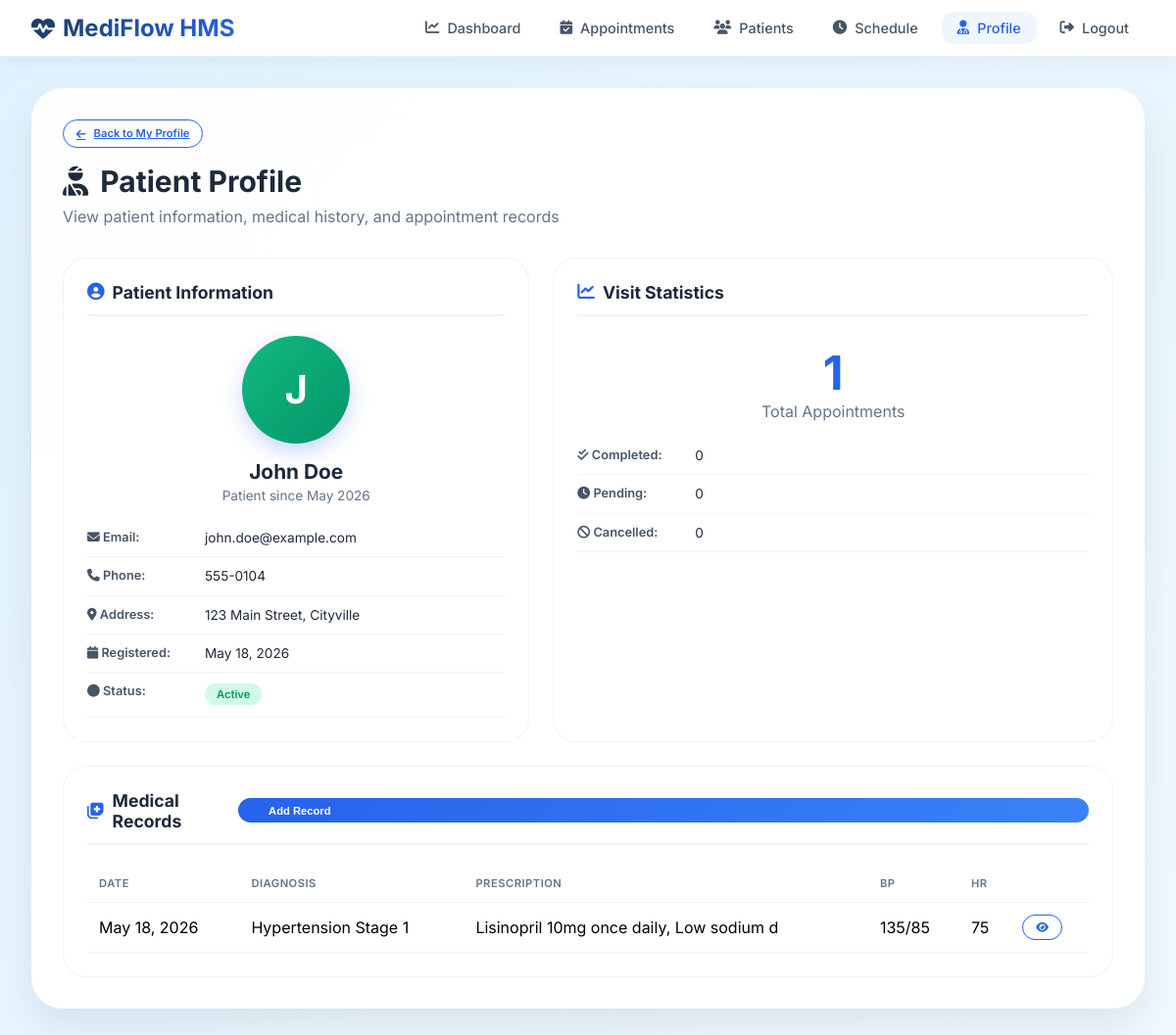
Page /doctor/profile.php?patient_id=6 (signed in) on the committed database.
### tables this page shows
CREATE TABLE users (
    id INT PRIMARY KEY AUTO_INCREMENT,
    username VARCHAR(50) UNIQUE NOT NULL,
    email VARCHAR(100) UNIQUE NOT NULL,
    password VARCHAR(255) NOT NULL,
    full_name VARCHAR(100) NOT NULL,
    phone VARCHAR(20),
    address TEXT,
    role ENUM('patient', 'doctor', 'admin') DEFAULT 'patient',
    is_active BOOLEAN DEFAULT TRUE,
    created_at TIMESTAMP DEFAULT CURRENT_TIMESTAMP,
    last_login TIMESTAMP NULL,
    reset_token VARCHAR(255) NULL,
    reset_token_expiry DATETIME NULL,
    email_verified BOOLEAN DEFAULT FALSE
);

CREATE TABLE appointments (
    id INT PRIMARY KEY AUTO_INCREMENT,
    patient_id INT,
    doctor_id INT,
    appointment_date DATE NOT NULL,
    appointment_time TIME NOT NULL,
    status ENUM('pending', 'confirmed', 'completed', 'cancelled') DEFAULT 'pending',
    symptoms TEXT,
    notes TEXT,
    created_at TIMESTAMP DEFAULT CURRENT_TIMESTAMP,
    updated_at TIMESTAMP DEFAULT CURRENT_TIMESTAMP ON UPDATE CURRENT_TIMESTAMP,
    FOREIGN KEY (patient_id) REFERENCES users(id) ON DELETE CASCADE,
    FOREIGN KEY (doctor_id) REFERENCES doctors(id) ON DELETE CASCADE,
    UNIQUE KEY unique_appointment (doctor_id, appointment_date, appointment_time)
);

CREATE TABLE medical_records (
    id INT PRIMARY KEY AUTO_INCREMENT,
    patient_id INT,
    doctor_id INT,
    diagnosis TEXT,
    prescription TEXT,
    blood_pressure VARCHAR(20),
    heart_rate INT,
    temperature DECIMAL(4,1),
    weight DECIMAL(5,2),
    allergies TEXT,
    notes TEXT,
    record_date DATE,
    created_at TIMESTAMP DEFAULT CURRENT_TIMESTAMP,
    FOREIGN KEY (patient_id) REFERENCES users(id) ON DELETE CASCADE,
    FOREIGN KEY (doctor_id) REFERENCES users(id) ON DELETE SET NULL
);

### includes/SessionManager.php (called while the page is built, shortened)
<?php
class SessionManager {
    public static function getUserId() {
        return $_SESSION['user_id'] ?? null;
    }
}
?>

### doctor/profile.php (the view, shortened to what this page needs)
<?php
require_once '../includes/SessionManager.php';
$database = new Database();
$db = $database->getConnection();
$user_id = SessionManager::getUserId();
$doctorQuery = "SELECT d.*, u.username, u.email, u.full_name, u.phone, u.address,
                u.created_at as registered_date, u.last_login, u.is_active
                FROM doctors d
                JOIN users u ON d.user_id = u.id
                WHERE d.user_id = :user_id";
$stmt = $db->prepare($doctorQuery);
$stmt->bindParam(':user_id', $user_id);
$stmt->execute();
$doctor = $stmt->fetch(PDO::FETCH_ASSOC);
$view_patient_id = isset($_GET['patient_id']) ? (int)$_GET['patient_id'] : null;
$view_patient = null;
$patient_appointments = [];
$patient_medical_records = [];
if ($view_patient_id) {
    $patientQuery = "SELECT * FROM users WHERE id = :patient_id AND role = 'patient'";
    $patientStmt = $db->prepare($patientQuery);
    $patientStmt->bindParam(':patient_id', $view_patient_id);
    $patientStmt->execute();
    $view_patient = $patientStmt->fetch(PDO::FETCH_ASSOC);
    if ($view_patient) {
        $appointmentsQuery = "SELECT a.*, d.specialization
                             FROM appointments a
                             JOIN doctors d ON a.doctor_id = d.id
                             WHERE a.patient_id = :patient_id AND a.doctor_id = :doctor_id
                             ORDER BY a.appointment_date DESC, a.appointment_time DESC";
        $appointmentsStmt = $db->prepare($appointmentsQuery);
        $appointmentsStmt->bindParam(':patient_id', $view_patient_id);
        $appointmentsStmt->bindParam(':doctor_id', $doctor['id']);
        $appointmentsStmt->execute();
        $patient_appointments = $appointmentsStmt->fetchAll(PDO::FETCH_ASSOC);
        $recordsQuery = "SELECT * FROM medical_records
                        WHERE patient_id = :patient_id AND doctor_id = :doctor_id
                        ORDER BY record_date DESC, created_at DESC";
        $recordsStmt = $db->prepare($recordsQuery);
        $recordsStmt->bindParam(':patient_id', $view_patient_id);
        $recordsStmt->bindParam(':doctor_id', $user_id);
        $recordsStmt->execute();
        $patient_medical_records = $recordsStmt->fetchAll(PDO::FETCH_ASSOC);
    }
}
?>
<!DOCTYPE html>
<html lang="en">
<head>
    <link rel="stylesheet" href="https://cdnjs.cloudflare.com/ajax/libs/font-awesome/6.4.0/css/all.min.css">
</head>
<body>
    <nav class="navbar">
        <div class="navbar-container">
            <a href="dashboard.php" class="logo">
                <i class="fas fa-heartbeat"></i>
                <span>MediFlow HMS</span>
            </a>
            <ul class="nav-menu">
                <li><a href="dashboard.php" class="nav-link"><i class="fas fa-chart-line"></i> Dashboard</a></li>
                <li><a href="appointments.php" class="nav-link"><i class="fas fa-calendar-check"></i> Appointments</a></li>
                <li><a href="patients.php" class="nav-link"><i class="fas fa-users"></i> Patients</a></li>
                <li><a href="schedule.php" class="nav-link"><i class="fas fa-clock"></i> Schedule</a></li>
                <li><a href="profile.php" class="nav-link active"><i class="fas fa-user-md"></i> Profile</a></li>
                <li><a href="../logout.php" class="nav-link"><i class="fas fa-sign-out-alt"></i> Logout</a></li>
            </ul>
        </div>
    </nav>
    <div class="container">
        <div class="glass-card fade-in">
            <?php if ($view_patient): ?>
                <div class="page-header">
                    <a href="profile.php" class="btn btn-outline btn-sm" style="margin-bottom: 1rem;">
                        <i class="fas fa-arrow-left"></i> Back to My Profile
                    </a>
                    <h1><i class="fas fa-user-injured"></i> Patient Profile</h1>
                    <p>View patient information, medical history, and appointment records</p>
                </div>
                <div class="profile-grid">
                    <div class="card">
                        <div class="card-header"><i class="fas fa-user-circle"></i> Patient Information</div>
                        <div style="text-align:center;">
                            <div class="profile-avatar" style="background: linear-gradient(135deg, #10b981, #059669); margin:0 auto 1rem;">
                                <?php echo strtoupper(substr($view_patient['full_name'], 0, 1)); ?>
                            </div>
                            <div class="profile-name"><?php echo htmlspecialchars($view_patient['full_name']); ?></div>
                            <div class="profile-role">Patient since <?php echo date('F Y', strtotime($view_patient['created_at'])); ?></div>
                        </div>
                        <div style="margin-top:1rem;">
                            <div class="detail-row"><div class="detail-label"><i class="fas fa-envelope"></i> Email:</div><div class="detail-value"><?php echo htmlspecialchars($view_patient['email']); ?></div></div>
                            <div class="detail-row"><div class="detail-label"><i class="fas fa-phone"></i> Phone:</div><div class="detail-value"><?php echo htmlspecialchars($view_patient['phone'] ?? 'N/A'); ?></div></div>
                            <div class="detail-row"><div class="detail-label"><i class="fas fa-map-marker-alt"></i> Address:</div><div class="detail-value"><?php echo htmlspecialchars($view_patient['address'] ?? 'N/A'); ?></div></div>
                            <div class="detail-row"><div class="detail-label"><i class="fas fa-calendar"></i> Registered:</div><div class="detail-value"><?php echo date('F d, Y', strtotime($view_patient['created_at'])); ?></div></div>
                            <div class="detail-row"><div class="detail-label"><i class="fas fa-circle"></i> Status:</div><div class="detail-value"><span class="badge badge-success">Active</span></div></div>
                        </div>
                    </div>
                    <div class="card">
                        <div class="card-header"><i class="fas fa-chart-line"></i> Visit Statistics</div>
                        <div style="text-align:center; padding:0.5rem;">
                            <div style="font-size:3rem; font-weight:700; color:#2563eb;"><?php echo count($patient_appointments); ?></div>
                            <div style="color:#64748b;">Total Appointments</div>
                        </div>
                        <div style="margin-top:0.5rem;">
                            <div class="detail-row"><div class="detail-label"><i class="fas fa-check-double"></i> Completed:</div><div class="detail-value"><?php echo count(array_filter($patient_appointments, fn($a) => $a['status'] == 'completed')); ?></div></div>
                            <div class="detail-row"><div class="detail-label"><i class="fas fa-clock"></i> Pending:</div><div class="detail-value"><?php echo count(array_filter($patient_appointments, fn($a) => $a['status'] == 'pending')); ?></div></div>
                            <div class="detail-row"><div class="detail-label"><i class="fas fa-ban"></i> Cancelled:</div><div class="detail-value"><?php echo count(array_filter($patient_appointments, fn($a) => $a['status'] == 'cancelled')); ?></div></div>
                        </div>
                    </div>
                </div>
                <div class="card" style="margin-top:1.5rem;">
                    <div class="card-header">
                        <i class="fas fa-notes-medical"></i> Medical Records
                        <button class="btn btn-primary btn-sm" style="margin-left:auto;" onclick="location.href='add-record.php?patient_id=<?php echo $view_patient_id; ?>'"><i class="fas fa-plus"></i> Add Record</button>
                    </div>
                    <?php if (count($patient_medical_records) > 0): ?>
                        <div class="table-wrapper">
                            <table class="data-table">
                                <thead><tr><th>Date</th><th>Diagnosis</th><th>Prescription</th><th>BP</th><th>HR</th><th></th></tr></thead>
                                <tbody>
                                    <?php foreach ($patient_medical_records as $record): ?>
                                    <tr>
                                        <td><?php echo date('M d, Y', strtotime($record['record_date'])); ?></td>
                                        <td><?php echo htmlspecialchars(substr($record['diagnosis'] ?? '', 0, 40)); ?></td>
                                        <td><?php echo htmlspecialchars(substr($record['prescription'] ?? '', 0, 40)); ?></td>
                                        <td><?php echo htmlspecialchars($record['blood_pressure'] ?? 'N/A'); ?></td>
                                        <td><?php echo htmlspecialchars($record['heart_rate'] ?? 'N/A'); ?></td>
                                        <td><button class="btn btn-outline btn-sm" onclick="viewRecord(<?php echo $record['id']; ?>)"><i class="fas fa-eye"></i></button></td>
                                    </tr>
                                    <?php endforeach; ?>
                                </tbody>
                            </table>
                        </div>
                    <?php else: ?>
                        <div style="text-align:center; padding:2rem; color:#94a3b8;"><i class="fas fa-folder-open" style="font-size:2rem; margin-bottom:0.5rem; display:block;"></i>No medical records found.</div>
                    <?php endif; ?>
                </div>
            <?php endif; ?>
        </div>
    </div>
</body>
</html>

### doctor/profile.php (style rules this page uses)
* { margin: 0; padding: 0; box-sizing: border-box; }
body { font-family: 'Inter', sans-serif; background: linear-gradient(135deg, #e0f2fe 0%, #f0f9ff 100%); min-height: 100vh; }
.navbar { background: rgba(255, 255, 255, 0.98); backdrop-filter: blur(10px); box-shadow: 0 4px 20px rgba(0, 0, 0, 0.05); padding: 0.75rem 0; position: sticky; top: 0; z-index: 1000; border-bottom: 1px solid rgba(37, 99, 235, 0.1); }
.navbar-container { max-width: 1400px; margin: 0 auto; padding: 0 2rem; display: flex; justify-content: space-between; align-items: center; }
.logo { font-size: 1.5rem; font-weight: 700; background: linear-gradient(135deg, #1e3a5f, #2563eb); -webkit-background-clip: text; background-clip: text; color: transparent; text-decoration: none; display: flex; align-items: center; gap: 0.5rem; }
.nav-menu { display: flex; gap: 0.5rem; list-style: none; align-items: center; }
.nav-link { text-decoration: none; color: #475569; font-weight: 500; transition: all 0.3s; padding: 0.5rem 1rem; border-radius: 12px; font-size: 0.9rem; display: flex; align-items: center; gap: 0.5rem; }
.nav-link:hover, .nav-link.active { color: #2563eb; background: #eff6ff; }
.container { max-width: 1400px; margin: 2rem auto; padding: 0 2rem; }
.glass-card { background: rgba(255, 255, 255, 0.96); border-radius: 32px; padding: 2rem; box-shadow: 0 20px 40px rgba(0, 0, 0, 0.08); }
.page-header { margin-bottom: 2rem; }
.page-header h1 { font-size: 1.875rem; font-weight: 700; color: #1e293b; margin-bottom: 0.5rem; display: flex; align-items: center; gap: 0.75rem; }
.page-header p { color: #64748b; }
.profile-grid { display: grid; grid-template-columns: 1fr 1.2fr; gap: 1.5rem; }
.card { background: white; border-radius: 24px; padding: 1.5rem; border: 1px solid rgba(37, 99, 235, 0.08); transition: all 0.3s; }
.card-header { font-size: 1.1rem; font-weight: 700; margin-bottom: 1.25rem; padding-bottom: 0.75rem; border-bottom: 2px solid #eef2ff; display: flex; align-items: center; gap: 0.5rem; color: #1e293b; }
.card-header i { color: #2563eb; }
.profile-avatar { width: 110px; height: 110px; background: linear-gradient(135deg, #2563eb, #3b82f6); border-radius: 60px; display: flex; align-items: center; justify-content: center; color: white; font-size: 2.5rem; font-weight: 700; margin: 0 auto 1rem; box-shadow: 0 8px 20px rgba(37, 99, 235, 0.25); }
.profile-name { text-align: center; font-size: 1.3rem; font-weight: 700; color: #1e293b; margin-bottom: 0.25rem; }
.profile-role { text-align: center; color: #64748b; font-size: 0.85rem; margin-bottom: 1rem; }
.btn { padding: 0.7rem 1.25rem; border: none; border-radius: 16px; cursor: pointer; font-size: 0.85rem; font-weight: 600; transition: all 0.2s; display: inline-flex; align-items: center; gap: 0.5rem; }
.btn-primary { background: linear-gradient(135deg, #2563eb, #3b82f6); color: white; width: 100%; }
.btn-outline { background: transparent; border: 1.5px solid #2563eb; color: #2563eb; }
.btn-sm { padding: 0.4rem 0.8rem; font-size: 0.7rem; }
.detail-row { display: flex; padding: 0.7rem 0; border-bottom: 1px solid #f1f5f9; }
.detail-label { font-weight: 600; width: 120px; color: #475569; font-size: 0.8rem; }
.detail-value { flex: 1; color: #1e293b; font-size: 0.85rem; }
.badge { display: inline-flex; align-items: center; padding: 0.25rem 0.75rem; border-radius: 40px; font-size: 0.7rem; font-weight: 600; gap: 0.3rem; }
.badge-success { background: #d1fae5; color: #059669; }
.table-wrapper { overflow-x: auto; }
.data-table { width: 100%; border-collapse: collapse; }
.data-table th, .data-table td { padding: 0.75rem; text-align: left; border-bottom: 1px solid #f1f5f9; }
.data-table th { font-weight: 600; color: #64748b; font-size: 0.7rem; text-transform: uppercase; letter-spacing: 0.5px; }
.fade-in { animation: fadeInUp 0.5s ease-out; }

### rows in the picture
users: full_name "J", full_name "John Doe", created_at "May 2026", email "john.doe@example.com", phone "555-0104", address "123 Main Street, Cityville", created_at "May 18, 2026"
appointments: status "0"
medical_records: record_date "May 18, 2026", diagnosis "Hypertension Stage 1", prescription "Lisinopril 10mg once daily, Low sodium d", blood_pressure "135/85", heart_rate "75"

### other values in the picture
count($patient_appointments) "1"
